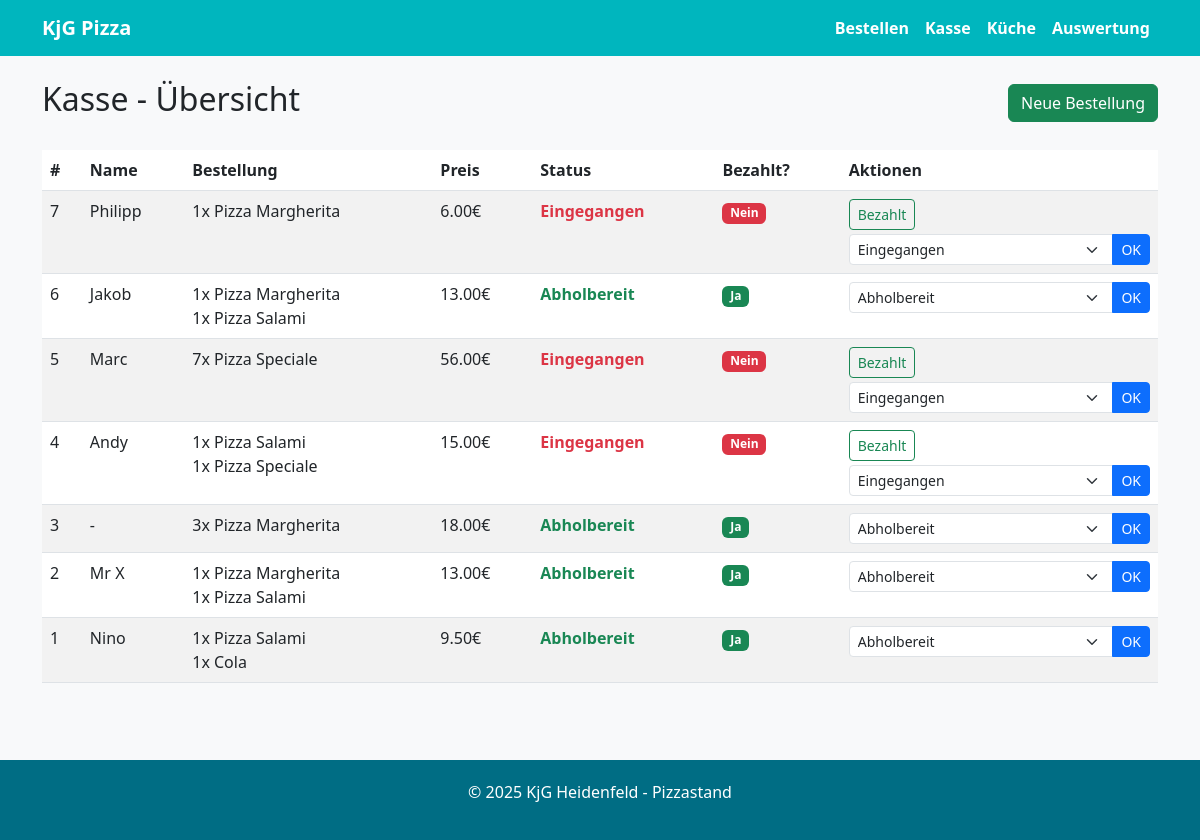
/kasse/, run on the app's committed database.
### orders/models.py (models this page shows, shortened)
class Order(models.Model):
    STATUS_CHOICES = [
        ('received', 'Eingegangen'),
        ('preparing', 'In Zubereitung'),
        ('ready', 'Abholbereit'),
        ('completed', 'Abgeschlossen'),
    ]
    customer_name = models.CharField(max_length=100, blank=True, null=True)
    notes = models.TextField(blank=True, null=True, verbose_name="Anmerkungen / Extrawünsche")
    status = models.CharField(max_length=20, choices=STATUS_CHOICES, default='received')
    created_at = models.DateTimeField(auto_now_add=True)
    is_paid = models.BooleanField(default=False)
    def total_price(self):
        return sum(item.total_price() for item in self.items.all())

class OrderItem(models.Model):
    order = models.ForeignKey(Order, related_name='items', on_delete=models.CASCADE)
    product = models.ForeignKey(Product, on_delete=models.CASCADE)
    quantity = models.PositiveIntegerField(default=1)
    def total_price(self):
        return self.product.price * self.quantity

class Product(models.Model):
    CATEGORY_CHOICES = [
        ('pizza', 'Pizza'),
        ('drink', 'Getränk'),
    ]
    name = models.CharField(max_length=100)
    price = models.DecimalField(max_digits=5, decimal_places=2)
    category = models.CharField(max_length=10, choices=CATEGORY_CHOICES, default='pizza')

### orders/views.py (the view, shortened to what this page needs)
# urls.py: path('kasse/', views.cashier_dashboard, name='cashier_dashboard'),
def cashier_dashboard(request):
    orders = Order.objects.exclude(status='completed').order_by('-created_at')
    return render(request, 'orders/cashier_dashboard.html', {'orders': orders})

### orders/templates/orders/cashier_dashboard.html (shortened to what this page needs)
{% extends 'orders/base.html' %}
{% block content %}
<div class="d-flex justify-content-between align-items-center mb-4">
    <h2>Kasse - Übersicht</h2>
    <a href="{% url 'create_order_cashier' %}" class="btn btn-success">Neue Bestellung</a>
</div>
<div class="table-responsive">
    <table class="table table-striped table-hover">
        <thead class="card-header-kjg">
            <tr>
                <th>#</th>
                <th>Name</th>
                <th>Bestellung</th>
                <th>Preis</th>
                <th>Status</th>
                <th>Bezahlt?</th>
                <th>Aktionen</th>
            </tr>
        </thead>
        <tbody>
            {% for order in orders %}
            <tr>
                <td>{{ order.id }}</td>
                <td>{{ order.customer_name|default:"-" }}</td>
                <td>
                    <ul class="list-unstyled mb-0">
                        {% for item in order.items.all %}
                        <li>{{ item.quantity }}x {{ item.product.name }}</li>
                        {% endfor %}
                    </ul>
                </td>
                <td>{{ order.total_price }}€</td>
                <td>
                    <span class="status-{{ order.status }}">
                        {{ order.get_status_display }}
                    </span>
                </td>
                <td>
                    {% if order.is_paid %}
                    <span class="badge bg-success">Ja</span>
                    {% else %}
                    <span class="badge bg-danger">Nein</span>
                    {% endif %}
                </td>
                <td>
                    <form method="post" class="d-inline">
                        {% if not order.is_paid %}
                        <button type="submit" name="mark_paid" class="btn btn-sm btn-outline-success mb-1">Bezahlt</button>
                        {% endif %}
                        <div class="input-group input-group-sm">
                            <select name="new_status" class="form-select">
                                <option value="received" {% if order.status == 'received' %}selected{% endif %}>Eingegangen</option>
                                <option value="ready" {% if order.status == 'ready' %}selected{% endif %}>Abholbereit</option>
                            </select>
                            <button type="submit" name="update_status" class="btn btn-primary">OK</button>
                        </div>
                    </form>
                </td>
            </tr>
            {% empty %}
            <tr>
                <td colspan="7" class="text-center">Keine aktiven Bestellungen.</td>
            </tr>
            {% endfor %}
        </tbody>
    </table>
</div>
{% endblock %}

### orders/templates/orders/base.html (shortened to what this page needs)
<!DOCTYPE html>
<html lang="de">
<head>
    <link href="https://cdn.jsdelivr.net/npm/bootstrap@5.3.0/dist/css/bootstrap.min.css" rel="stylesheet">
</head>
<body>
    <nav class="navbar navbar-expand-lg navbar-kjg mb-4">
        <div class="container">
            <a class="navbar-brand" href="/">KjG Pizza</a>
            <div class="collapse navbar-collapse" id="navbarNav">
                <ul class="navbar-nav ms-auto">
                    <li class="nav-item"><a class="nav-link" href="/">Bestellen</a></li>
                    <li class="nav-item"><a class="nav-link" href="/kasse/">Kasse</a></li>
                    <li class="nav-item"><a class="nav-link" href="/kueche/">Küche</a></li>
                    <li class="nav-item"><a class="nav-link" href="/auswertung/">Auswertung</a></li>
                </ul>
            </div>
        </div>
    </nav>
    <div class="container" style="min-height: 80vh;">
        {% block content %}{% endblock %}
    </div>
    <footer class="footer text-center">
        <div class="container">
            <p>&copy; 2025 KjG Heidenfeld - Pizzastand</p>
        </div>
    </footer>
</body>
</html>

### orders/templates/orders/base.html (style rules this page uses)
:root { --kjg-primary: #00b6be; --kjg-secondary: #006d84; }
body { font-family: 'Segoe UI', Tahoma, Geneva, Verdana, sans-serif; background-color: #f8f9fa; }
.navbar-kjg { background-color: var(--kjg-primary); }
.navbar-kjg .navbar-brand, .navbar-kjg .nav-link { color: white; font-weight: bold; }
.card-header-kjg { background-color: var(--kjg-secondary); color: white; }
.footer { background-color: var(--kjg-secondary); color: white; padding: 20px 0; margin-top: 40px; }
.status-received { color: #dc3545; font-weight: bold; }
.status-ready { color: #198754; font-weight: bold; }

### data on the page
Order: id "7", customer_name "Philipp", total_price "6.00", status "Eingegangen", is_paid "Nein", new_status "Eingegangen"
OrderItem: quantity "1", product.name "Pizza Margherita"
Order: id "6", customer_name "Jakob", total_price "13.00", status "Abholbereit", is_paid "Ja", new_status "Abholbereit"
OrderItem: quantity "1", product.name "Pizza Margherita"
OrderItem: quantity "1", product.name "Pizza Salami"
Order: id "5", customer_name "Marc", total_price "56.00", status "Eingegangen", is_paid "Nein", new_status "Eingegangen"
OrderItem: quantity "7", product.name "Pizza Speciale"
Order: id "4", customer_name "Andy", total_price "15.00", status "Eingegangen", is_paid "Nein", new_status "Eingegangen"
OrderItem: quantity "1", product.name "Pizza Salami"
OrderItem: quantity "1", product.name "Pizza Speciale"
Order: id "3", customer_name "-", total_price "18.00", status "Abholbereit", is_paid "Ja", new_status "Abholbereit"
OrderItem: quantity "3", product.name "Pizza Margherita"
Order: id "2", customer_name "Mr X", total_price "13.00", status "Abholbereit", is_paid "Ja", new_status "Abholbereit"
OrderItem: quantity "1", product.name "Pizza Margherita"
OrderItem: quantity "1", product.name "Pizza Salami"
Order: id "1", customer_name "Nino", total_price "9.50", status "Abholbereit", is_paid "Ja", new_status "Abholbereit"
OrderItem: quantity "1", product.name "Pizza Salami"
OrderItem: quantity "1", product.name "Cola"
